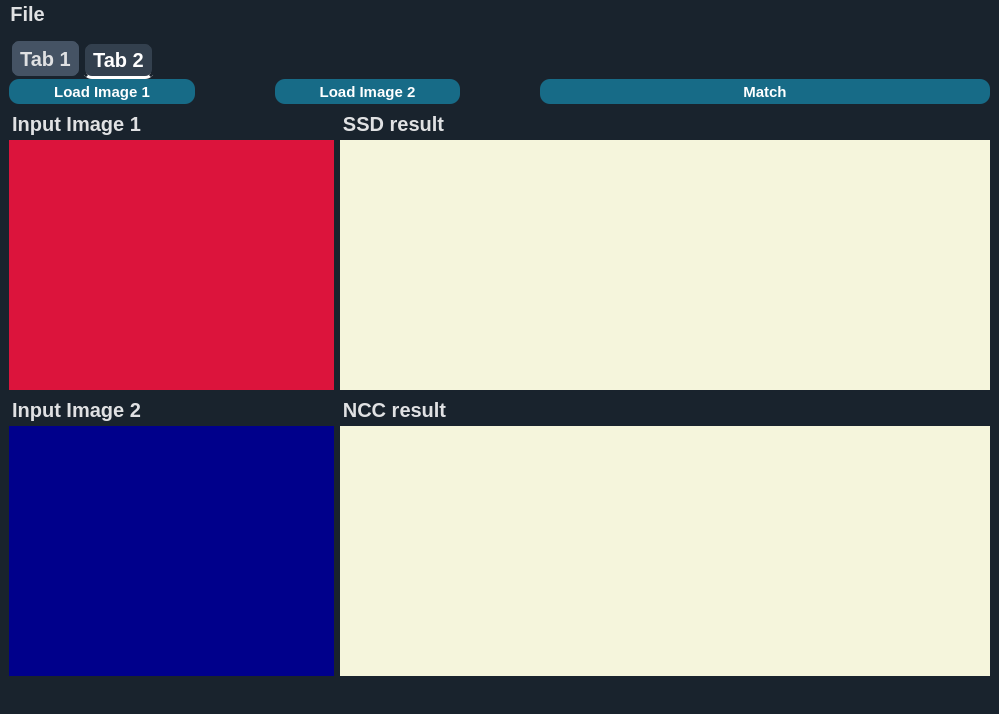
<?xml version="1.0" encoding="UTF-8"?>
<ui version="4.0">
 <class>MainWindow</class>
 <widget class="QMainWindow" name="MainWindow">
  <property name="geometry">
   <rect>
    <x>0</x>
    <y>0</y>
    <width>999</width>
    <height>714</height>
   </rect>
  </property>
  <property name="windowTitle">
   <string>MainWindow</string>
  </property>
  <property name="styleSheet">
   <string notr="true">QWidget {
  background-color: #19232D;
  border: 0px solid #455364;
  padding: 0px;
  color: #E0E1E3;
  selection-background-color: #346792;
  selection-color: #E0E1E3;
	font-family : Ubuntu;
font-size: 20px;
font-weight: bold;
}

QWidget:disabled {
  background-color: #19232D;
  color: #9DA9B5;
  selection-background-color: #26486B;
  selection-color: #9DA9B5;
}

QWidget::item:selected {
  background-color: #176B87;
}

QWidget::item:hover:!selected {
  background-color: rgba(23, 107, 135,50%);
}

QMainWindow::separator {
  background-color: #455364;
  border: 0px solid #19232D;
  spacing: 0px;
  padding: 2px;
}

QMainWindow::separator:hover {
  background-color: #60798B;
  border: 0px solid #1A72BB;
}

/*-------------------------------------------------------------------------------------------*/

QCheckBox {
  background-color: #19232D;
  color: #E0E1E3;
  spacing: 4px;
  outline: none;
  padding-top: 4px;
  padding-bottom: 4px;
}



QCheckBox QWidget:disabled {
  background-color: #19232D;
  color: #9DA9B5;
}

QCheckBox::indicator {
  margin-left: 2px;
  height: 14px;
  width: 14px;
}

/*-------------------------------------------------------------------------------------------*/
QScrollBar:horizontal {
  height: 16px;
  margin: 2px 16px 2px 16px;
  border: 1px solid white;
  border-radius: 4px;
  background-color: rgb(25, 35, 45);
}

QScrollBar::handle:horizontal {
  background-color: #176B87;
  border: 1px solid #C9CDD0;
  border-radius: 4px;
  min-width: 8px;
}

QScrollBar::handle:horizontal:hover {
  background-color: rgba(23, 107, 135,80%);
  border:#4169E1;
  border-radius: 4px;
  min-width: 8px;
}

QScrollBar::handle:horizontal:focus {
  border: 1px solid red;
}
QScrollBar:vertical {
  background-color: rgb(25, 35, 45);
  width: 16px;
  margin: 16px 2px 16px 2px;
  border: 1px solid white;
  border-radius: 4px;
}


QScrollBar::handle:vertical {
  background-color: #176B87;
  border: 1px solid #C9CDD0;
  min-height: 8px;
  border-radius: 4px;
}

QScrollBar::handle:vertical:hover {
  background-color: rgba(23, 107, 135,80%);
  border: #9FCBFF;
  border-radius: 4px;
  min-height: 8px;
}

QScrollBar::handle:vertical:focus {
  border: 1px solid #73C7FF;
}


QScrollBar::add-line:horizontal {
  margin: 0px 0px 0px 0px;
  border-image: url(&quot;qss_icons/light/rc/arrow_right_disabled.png&quot;);
  height: 12px;
  width: 12px;
  subcontrol-position: right;
  subcontrol-origin: margin;
}

QScrollBar::add-line:horizontal:hover, QScrollBar::add-line:horizontal:on {
  border-image: url(&quot;qss_icons/light/rc/arrow_right.png&quot;);
  height: 12px;
  width: 12px;
  subcontrol-position: right;
  subcontrol-origin: margin;
}

QScrollBar::add-line:vertical {
  margin: 3px 0px 3px 0px;
  border-image: url(&quot;qss_icons/light/rc/arrow_down_disabled.png&quot;);
  height: 12px;
  width: 12px;
  subcontrol-position: bottom;
  subcontrol-origin: margin;
}

QScrollBar::add-line:vertical:hover, QScrollBar::add-line:vertical:on {
  border-image: url(&quot;qss_icons/light/rc/arrow_down.png&quot;);
  height: 12px;
  width: 12px;
  subcontrol-position: bottom;
  subcontrol-origin: margin;
}

QScrollBar::sub-line:horizontal {
  margin: 0px 3px 0px 3px;
  border-image: url(&quot;qss_icons/light/rc/arrow_left_disabled.png&quot;);
  height: 12px;
  width: 12px;
  subcontrol-position: left;
  subcontrol-origin: margin;
}

QScrollBar::sub-line:horizontal:hover, QScrollBar::sub-line:horizontal:on {
  border-image: url(&quot;qss_icons/light/rc/arrow_left.png&quot;);
  height: 12px;
  width: 12px;
  subcontrol-position: left;
  subcontrol-origin: margin;
}

QScrollBar::sub-line:vertical {
  margin: 3px 0px 3px 0px;
  border-image: url(&quot;qss_icons/light/rc/arrow_up_disabled.png&quot;);
  height: 12px;
  width: 12px;
  subcontrol-position: top;
  subcontrol-origin: margin;
}

QScrollBar::sub-line:vertical:hover, QScrollBar::sub-line:vertical:on {
  border-image: url(&quot;qss_icons/light/rc/arrow_up.png&quot;);
  height: 12px;
  width: 12px;
  subcontrol-position: top;
  subcontrol-origin: margin;
}

QScrollBar::up-arrow:horizontal, QScrollBar::down-arrow:horizontal {
  background: none;
}

QScrollBar::up-arrow:vertical, QScrollBar::down-arrow:vertical {
  background: none;
}


QScrollBar::add-page:horizontal, QScrollBar::sub-page:horizontal {
  background: none;
}

QScrollBar::add-page:vertical, QScrollBar::sub-page:vertical {
  background: none;
}

/*----------------------------------------------------------------------------------------*/
QPushButton{
 /*border:2px solid #05B8CC;*/
 background-color: #176B87;
 color:rgb(255, 255, 255);
 border-radius: 10px;
 font-weight:bold;
 font-size:16px;
  transition: 500ms;
}

QPushButton::hover{
 border: 1px solid #176B87;
 background-color: rgba(23, 107, 135,80%)
}
QPushButton:pressed {
 margin:1px 2px;
 font-size: 15px;
}
/*----------------------------------------------------------------------------------------*/
QTabBar::tab {
    background-color: #455364;
    border: 3px solid #19232D;
    border-radius: 10px;
    padding: 5px;
    color: #E0E1E3;
    font-family: Ubuntu;
    font-size: 20px;
    font-weight: bold;
}
QTabBar::tab {
    background-color: #455364;
    border: 3px solid #19232D;
    border-radius: 10px;
    padding: 4px 8px;
    color: #E0E1E3;
    font-family: Ubuntu;
    font-size: 20px;
    font-weight: bold;
}
QTabBar::tab:selected {
    background-color:rgba(69,83,100,60%);
    color: white;
	margin-top: 3px;
	border-bottom: 3px solid white;
}
QPlotWidget{
 background-color:(25, 35, 45, 0.8)
}</string>
  </property>
  <widget class="QWidget" name="centralwidget">
   <layout class="QGridLayout" name="gridLayout_2">
    <item row="0" column="0">
     <widget class="QTabWidget" name="tabWidget">
      <property name="currentIndex">
       <number>1</number>
      </property>
      <widget class="QWidget" name="tab">
       <attribute name="title">
        <string>Tab 1</string>
       </attribute>
       <layout class="QGridLayout" name="gridLayout" rowstretch="1,0">
        <item row="0" column="0">
         <layout class="QHBoxLayout" name="horizontalLayout">
          <item>
           <widget class="PlotWidget" name="wgt_img_input" native="true">
            <property name="whatsThis">
             <string>Widget Holding the opened image</string>
            </property>
            <property name="styleSheet">
             <string notr="true">background:beige;</string>
            </property>
           </widget>
          </item>
          <item>
           <layout class="QVBoxLayout" name="verticalLayout">
            <item>
             <widget class="PlotWidget" name="wgt_edge_color" native="true">
              <property name="whatsThis">
               <string>Widget holding the edge detection result for colored image</string>
              </property>
              <property name="styleSheet">
               <string notr="true">background: crimson</string>
              </property>
             </widget>
            </item>
            <item>
             <widget class="PlotWidget" name="wgt_edge_grey" native="true">
              <property name="whatsThis">
               <string>Widget holding the edge detection result for greyscale image</string>
              </property>
              <property name="styleSheet">
               <string notr="true">background: grey;</string>
              </property>
             </widget>
            </item>
           </layout>
          </item>
         </layout>
        </item>
        <item row="1" column="0">
         <layout class="QVBoxLayout" name="verticalLayout_3">
          <item>
           <layout class="QHBoxLayout" name="horizontalLayout_6">
            <item>
             <widget class="QCheckBox" name="lambda_chkBox">
              <property name="text">
               <string>Lambda Minus</string>
              </property>
              <attribute name="buttonGroup">
               <string notr="true">buttonGroup</string>
              </attribute>
             </widget>
            </item>
            <item>
             <spacer name="horizontalSpacer">
              <property name="orientation">
               <enum>Qt::Horizontal</enum>
              </property>
              <property name="sizeHint" stdset="0">
               <size>
                <width>40</width>
                <height>20</height>
               </size>
              </property>
             </spacer>
            </item>
            <item>
             <layout class="QHBoxLayout" name="horizontalLayout_2">
              <item>
               <widget class="QLabel" name="label">
                <property name="text">
                 <string>Computational Time</string>
                </property>
               </widget>
              </item>
              <item>
               <widget class="QLCDNumber" name="harris_lcdNumber"/>
              </item>
             </layout>
            </item>
           </layout>
          </item>
          <item>
           <layout class="QHBoxLayout" name="horizontalLayout_7">
            <item>
             <widget class="QCheckBox" name="harris_chkBox">
              <property name="text">
               <string>Harris Operator</string>
              </property>
              <attribute name="buttonGroup">
               <string notr="true">buttonGroup</string>
              </attribute>
             </widget>
            </item>
            <item>
             <spacer name="horizontalSpacer_2">
              <property name="orientation">
               <enum>Qt::Horizontal</enum>
              </property>
              <property name="sizeHint" stdset="0">
               <size>
                <width>40</width>
                <height>20</height>
               </size>
              </property>
             </spacer>
            </item>
            <item>
             <layout class="QHBoxLayout" name="horizontalLayout_5">
              <item>
               <widget class="QLabel" name="label_2">
                <property name="text">
                 <string>Computational Time</string>
                </property>
               </widget>
              </item>
              <item>
               <widget class="QLCDNumber" name="lambda_lcdNumber"/>
              </item>
             </layout>
            </item>
           </layout>
          </item>
         </layout>
        </item>
       </layout>
      </widget>
      <widget class="QWidget" name="tab_2">
       <attribute name="title">
        <string>Tab 2</string>
       </attribute>
       <layout class="QGridLayout" name="gridLayout_7" rowstretch="0,1" columnstretch="1,2">
        <property name="leftMargin">
         <number>0</number>
        </property>
        <property name="topMargin">
         <number>0</number>
        </property>
        <property name="rightMargin">
         <number>0</number>
        </property>
        <property name="bottomMargin">
         <number>0</number>
        </property>
        <item row="0" column="0" colspan="2">
         <layout class="QHBoxLayout" name="horizontalLayout_4">
          <property name="spacing">
           <number>80</number>
          </property>
          <item>
           <layout class="QHBoxLayout" name="horizontalLayout_3">
            <item>
             <widget class="QPushButton" name="btn_SIFT_open_1">
              <property name="minimumSize">
               <size>
                <width>121</width>
                <height>25</height>
               </size>
              </property>
              <property name="font">
               <font>
                <family>Ubuntu</family>
                <pointsize>-1</pointsize>
                <weight>75</weight>
                <bold>true</bold>
               </font>
              </property>
              <property name="styleSheet">
               <string notr="true">font-size: 15px;</string>
              </property>
              <property name="text">
               <string>Load Image 1</string>
              </property>
             </widget>
            </item>
            <item>
             <widget class="QPushButton" name="btn_SIFT_open_2">
              <property name="minimumSize">
               <size>
                <width>121</width>
                <height>25</height>
               </size>
              </property>
              <property name="font">
               <font>
                <family>Ubuntu</family>
                <pointsize>-1</pointsize>
                <weight>75</weight>
                <bold>true</bold>
               </font>
              </property>
              <property name="styleSheet">
               <string notr="true">font-size: 15px;</string>
              </property>
              <property name="text">
               <string>Load Image 2</string>
              </property>
             </widget>
            </item>
           </layout>
          </item>
          <item>
           <widget class="QPushButton" name="btn_SIFT_match">
            <property name="minimumSize">
             <size>
              <width>80</width>
              <height>25</height>
             </size>
            </property>
            <property name="font">
             <font>
              <family>Ubuntu</family>
              <pointsize>-1</pointsize>
              <weight>75</weight>
              <bold>true</bold>
             </font>
            </property>
            <property name="styleSheet">
             <string notr="true">font-size: 15px;</string>
            </property>
            <property name="text">
             <string>Match</string>
            </property>
           </widget>
          </item>
         </layout>
        </item>
        <item row="1" column="0">
         <layout class="QVBoxLayout" name="verticalLayout_4">
          <item>
           <widget class="QGroupBox" name="groupBox">
            <property name="title">
             <string>Input Image 1</string>
            </property>
            <layout class="QGridLayout" name="gridLayout_4">
             <property name="leftMargin">
              <number>0</number>
             </property>
             <property name="topMargin">
              <number>30</number>
             </property>
             <property name="rightMargin">
              <number>0</number>
             </property>
             <property name="bottomMargin">
              <number>0</number>
             </property>
             <item row="0" column="0">
              <widget class="PlotWidget" name="wgt_SIFT_input_1" native="true">
               <property name="whatsThis">
                <string>Widget holding the edge detection result for colored image</string>
               </property>
               <property name="styleSheet">
                <string notr="true">background: crimson</string>
               </property>
              </widget>
             </item>
            </layout>
           </widget>
          </item>
          <item>
           <widget class="QGroupBox" name="groupBox_2">
            <property name="title">
             <string>Input Image 2</string>
            </property>
            <layout class="QGridLayout" name="gridLayout_3">
             <property name="leftMargin">
              <number>0</number>
             </property>
             <property name="topMargin">
              <number>30</number>
             </property>
             <property name="rightMargin">
              <number>0</number>
             </property>
             <property name="bottomMargin">
              <number>0</number>
             </property>
             <item row="0" column="0">
              <widget class="PlotWidget" name="wgt_SIFT_input_2" native="true">
               <property name="whatsThis">
                <string>Widget holding the edge detection result for greyscale image</string>
               </property>
               <property name="styleSheet">
                <string notr="true">background: darkblue;</string>
               </property>
              </widget>
             </item>
            </layout>
           </widget>
          </item>
         </layout>
        </item>
        <item row="1" column="1">
         <layout class="QVBoxLayout" name="verticalLayout_2">
          <item>
           <widget class="QGroupBox" name="groupBox_3">
            <property name="title">
             <string>SSD result</string>
            </property>
            <layout class="QGridLayout" name="gridLayout_5">
             <property name="leftMargin">
              <number>0</number>
             </property>
             <property name="topMargin">
              <number>30</number>
             </property>
             <property name="rightMargin">
              <number>0</number>
             </property>
             <property name="bottomMargin">
              <number>0</number>
             </property>
             <item row="0" column="0">
              <widget class="PlotWidget" name="wgt_SIFT_output_SSD" native="true">
               <property name="whatsThis">
                <string>Widget Holding the opened image</string>
               </property>
               <property name="styleSheet">
                <string notr="true">background:beige;</string>
               </property>
              </widget>
             </item>
            </layout>
           </widget>
          </item>
          <item>
           <widget class="QGroupBox" name="groupBox_4">
            <property name="title">
             <string>NCC result</string>
            </property>
            <layout class="QGridLayout" name="gridLayout_6">
             <property name="leftMargin">
              <number>0</number>
             </property>
             <property name="topMargin">
              <number>30</number>
             </property>
             <property name="rightMargin">
              <number>0</number>
             </property>
             <property name="bottomMargin">
              <number>0</number>
             </property>
             <item row="0" column="0">
              <widget class="PlotWidget" name="wgt_SIFT_output_NCC" native="true">
               <property name="whatsThis">
                <string>Widget Holding the opened image</string>
               </property>
               <property name="styleSheet">
                <string notr="true">background:beige;</string>
               </property>
              </widget>
             </item>
            </layout>
           </widget>
          </item>
         </layout>
        </item>
       </layout>
      </widget>
     </widget>
    </item>
   </layout>
  </widget>
  <widget class="QMenuBar" name="menubar">
   <property name="geometry">
    <rect>
     <x>0</x>
     <y>0</y>
     <width>999</width>
     <height>30</height>
    </rect>
   </property>
   <widget class="QMenu" name="menuFile">
    <property name="title">
     <string>File</string>
    </property>
    <addaction name="actionOpen"/>
   </widget>
   <addaction name="menuFile"/>
  </widget>
  <widget class="QStatusBar" name="statusbar"/>
  <action name="actionOpen">
   <property name="text">
    <string>Open</string>
   </property>
   <property name="shortcut">
    <string>Ctrl+O</string>
   </property>
  </action>
 </widget>
 <customwidgets>
  <customwidget>
   <class>PlotWidget</class>
   <extends>QWidget</extends>
   <header>pyqtgraph</header>
   <container>1</container>
  </customwidget>
 </customwidgets>
 <resources/>
 <connections/>
 <buttongroups>
  <buttongroup name="buttonGroup"/>
 </buttongroups>
</ui>
